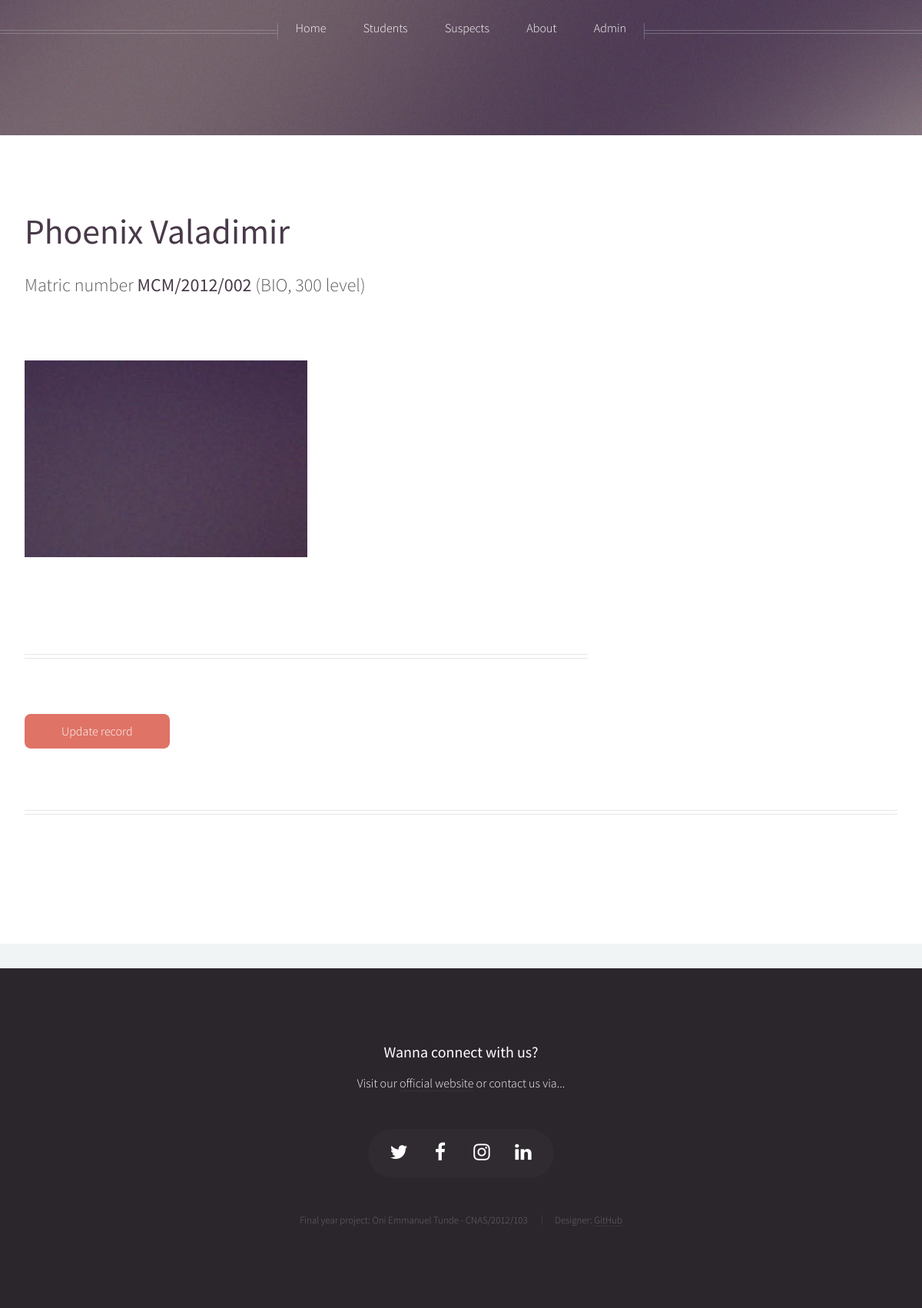
/students/details/13/, run on the app's committed database.
### students/models.py (models this page shows, shortened)
class Student(models.Model):
    name = models.CharField(max_length=255, name='name')
    matric = models.CharField(max_length=13, name='matric')
    GENDER = (('F', 'female'), ('M', 'male'))
    gender = models.CharField(max_length=1, choices=GENDER, name='gender')
    DEPARTMENT = (('ICT', 'Information and Communication Technology'),
                  ('PES', 'Physical and Earth Sciences'),
                  ('BIO', 'Biological Sciences'))
    department = models.CharField(max_length=50, choices=DEPARTMENT, name='department')
    LEVEL = (('100', '100 level'), ('200', '200 level'), ('300', '300 level'),
             ('400', '400 level'), ('500', '500 level'))
    level = models.CharField(max_length=10, choices=LEVEL, name='level')
    UPLOAD_PATH = f'images/{StudentsConfig.name}'
    image = models.ImageField(storage=fs, upload_to=UPLOAD_PATH, default='', name='image')

### students/views.py (the view)
# urls.py: path('details/<int:pk>/', views.Detail.as_view(), name='detail'),
class Detail(DetailView):
    template_name = 'students/detail.html'
    model = Student

### students/templates/students/detail.html (shortened to what this page needs)
{% extends 'public/_layouts/_main.html' %}
{% block body %}
    <div class="wrapper style1">
    <div class="container">
      <div class="row 200%">
        <div class="8u 12u(mobile)">
          <section id="main">
            <header>
              <h2><a href="">{{ student.name }}</a></h2>
              <p>Matric number <strong>{{ student.matric }}</strong> ({{ student.department }},
                {{ student.level }} level)</p>
            </header>
            {% load staticfiles %}
            <section>
              <img src="{% static student.image.url %}" width="368" height="256" alt="{{ student.name }}"/>
            </section>
            <hr>
            <footer>
              <a class="button" href="{% url 'students:update' student.pk %}">Update record</a>
            </footer>
          </section>
        </div>
        <div class="4u 12u(mobile)" id="sidebar">
        </div>
      </div>
      <hr>
    </div>
  </div>
{% endblock %}

### data on the page
Student: name "Phoenix Valadimir", matric "MCM/2012/002", department "BIO", level "300", image (picture)
